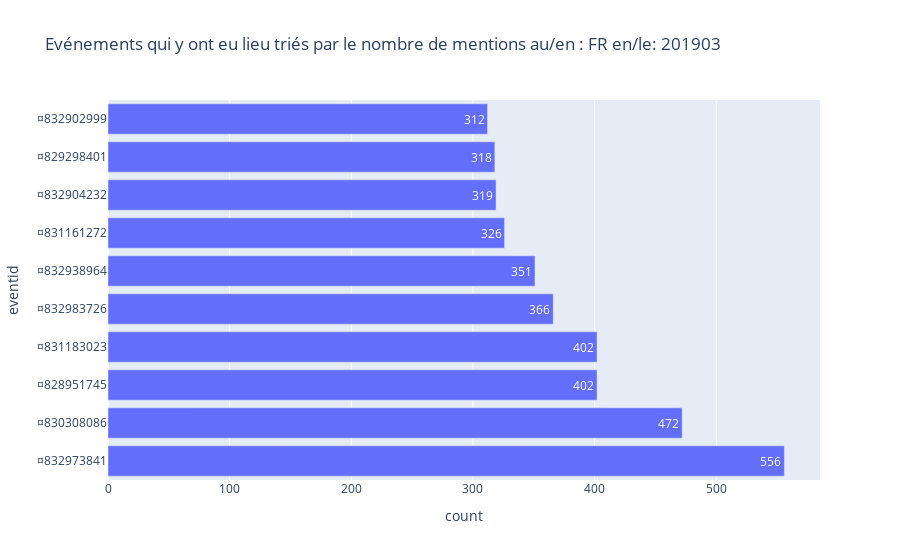

The cell this chart's notebook holds for it:
### Code cell
date = '201903'
a = requete2(country, year= date[:4], monthyear= date[:6])
plot_bar_chart_plotly(a, country, date)

### Figure 1 — Plotly figure (JSON) as saved in the notebook; plotly's stock layout.template omitted (floating-point values rounded to 4 significant figures)
{"data": [{"alignmentgroup": "True", "hoverlabel": {"namelength": 0}, "hovertemplate": "count=%{text}<br>eventid=%{y}", "legendgroup": "", "marker": {"color": "#636efa"}, "name": "", "offsetgroup": "", "orientation": "h", "showlegend": false, "text": [556, 472, 402, 402, 366, 351, 326, 319, 318, 312], "textposition": "auto", "type": "bar", "x": [556, 472, 402, 402, 366, 351, 326, 319, 318, 312], "xaxis": "x", "y": ["¤832973841", "¤830308086", "¤828951745", "¤831183023", "¤832983726", "¤832938964", "¤831161272", "¤832904232", "¤829298401", "¤832902999"], "yaxis": "y"}], "layout": {"autosize": true, "barmode": "relative", "legend": {"tracegroupgap": 0}, "title": {"text": "Evénements qui y ont eu lieu triés par le nombre de mentions au/en : FR en/le: 201903"}, "xaxis": {"anchor": "y", "autorange": true, "domain": [0, 1], "range": [0, 585.3], "title": {"text": "count"}, "type": "linear"}, "yaxis": {"anchor": "x", "autorange": true, "domain": [0, 1], "range": [-0.5, 9.5], "title": {"text": "eventid"}, "type": "category"}}}
